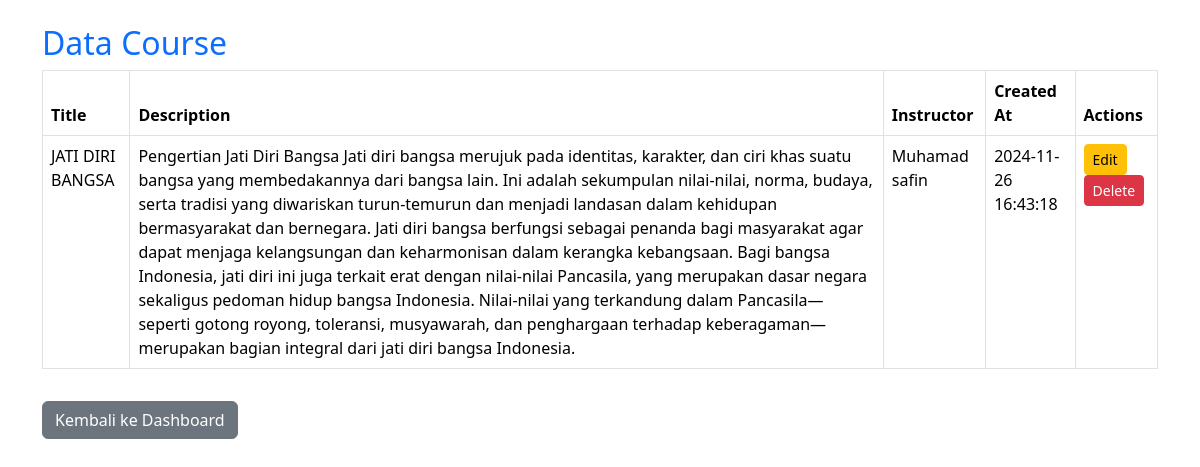
Screenshot of /admin/view_courses.php (signed in) with the database file from the repository.
### tables this page shows
CREATE TABLE `courses` (
  `id` int(11) NOT NULL,
  `title` varchar(100) NOT NULL,
  `description` text DEFAULT NULL,
  `image_url` varchar(255) DEFAULT NULL,
  `instructor_id` int(11) DEFAULT NULL,
  `created_at` timestamp NOT NULL DEFAULT current_timestamp()
);

CREATE TABLE `users` (
  `id` int(11) NOT NULL,
  `username` varchar(50) NOT NULL,
  `email` varchar(100) NOT NULL,
  `password` varchar(255) NOT NULL,
  `full_name` varchar(100) DEFAULT NULL,
  `profile_picture` varchar(255) DEFAULT 'default.jpg',
  `role` enum('user','admin') DEFAULT 'user',
  `created_at` timestamp NOT NULL DEFAULT current_timestamp()
);

### admin/view_courses.php (the view, shortened to what this page needs)
<?php
require_once '../config/db.php';
$stmt = $pdo->query("SELECT c.id, c.title, c.description, c.created_at, u.full_name AS instructor
                     FROM courses c
                     LEFT JOIN users u ON c.instructor_id = u.id");
$courses = $stmt->fetchAll();
?>
<!DOCTYPE html>
<html lang="en">
<head>
    <link href="https://cdn.jsdelivr.net/npm/bootstrap@5.3.1/dist/css/bootstrap.min.css" rel="stylesheet">
</head>
<body>
    <div class="container mt-4">
        <h2 class="text-primary">Data Course</h2>
        <table class="table table-bordered">
            <thead>
                <tr>
                    <th>Title</th>
                    <th>Description</th>
                    <th>Instructor</th>
                    <th>Created At</th>
                    <th>Actions</th>
                </tr>
            </thead>
            <tbody>
                <?php foreach ($courses as $course): ?>
                <tr>
                    <td><?php echo htmlspecialchars($course['title']); ?></td>
                    <td><?php echo htmlspecialchars($course['description']); ?></td>
                    <td><?php echo htmlspecialchars($course['instructor'] ?: 'Unknown'); ?></td>
                    <td><?php echo htmlspecialchars($course['created_at']); ?></td>
                    <td>
                        <a href="edit_course.php?id=<?php echo $course['id']; ?>" class="btn btn-warning btn-sm">Edit</a>
                        <a href="delete_course.php?id=<?php echo $course['id']; ?>" class="btn btn-danger btn-sm" onclick="return confirm('Are you sure?');">Delete</a>
                    </td>
                </tr>
                <?php endforeach; ?>
            </tbody>
        </table>
        <a href="admin_dashboard.php" class="btn btn-secondary mt-3">Kembali ke Dashboard</a>
    </div>
</body>
</html>

### rows the page displays
courses: title "JATI DIRI BANGSA", description "Pengertian Jati Diri Bangsa Jati diri bangsa merujuk pada identitas, karakter, dan ciri khas suatu bangsa yang membedakannya dari bangsa lain. Ini adalah sekumpulan nilai-nilai, norma, budaya, serta tradisi yang diwariskan turun-temurun dan menjadi landasan dalam kehidupan bermasyarakat dan bernegara. Jati diri bangsa berfungsi sebagai penanda bagi masyarakat agar dapat menjaga kelangsungan dan keharmonisan dalam kerangka kebangsaan. Bagi bangsa Indonesia, jati diri ini juga terkait erat dengan nilai-nilai Pancasila, yang merupakan dasar negara sekaligus pedoman hidup bangsa Indonesia. Nilai-nilai yang terkandung dalam Pancasila—seperti gotong royong, toleransi, musyawarah, dan penghargaan…", instructor.full_name "Muhamad safin", created_at "2024-11-26 16:43:18"
